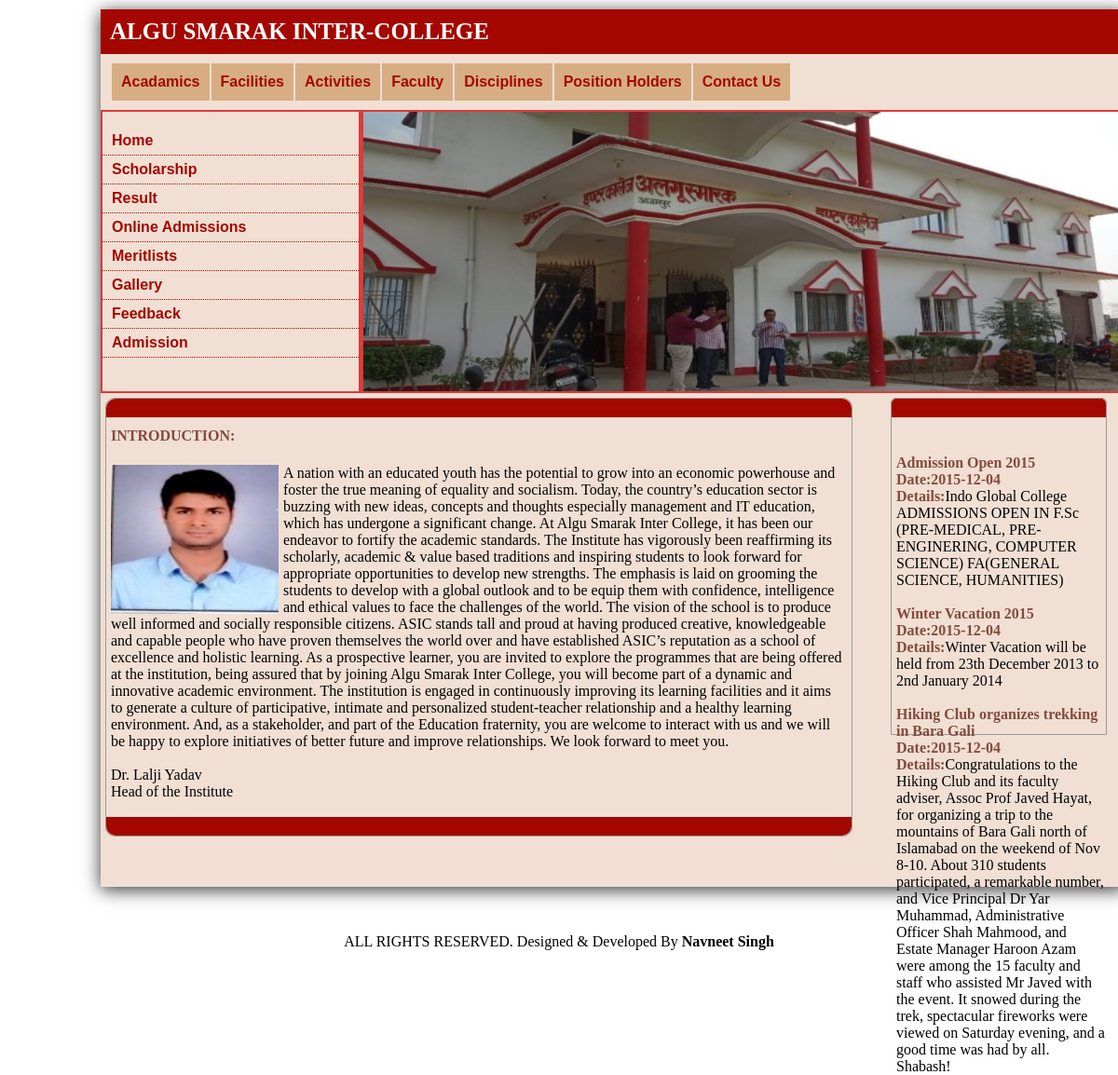
The page / on the database its author committed.
### tables this page shows
CREATE TABLE IF NOT EXISTS `news` (
  `nid` int(11) NOT NULL AUTO_INCREMENT,
  `heading` varchar(100) NOT NULL,
  `details` text NOT NULL,
  `date` date NOT NULL,
  PRIMARY KEY (`nid`)
);

### index.php (the view, shortened to what this page needs)
<?php
include 'config.php';
?>
<!DOCTYPE html PUBLIC "-//W3C//DTD XHTML 1.0 Transitional//EN" "http://www.w3.org/TR/xhtml1/DTD/xhtml1-transitional.dtd">
<html xmlns="http://www.w3.org/1999/xhtml">
<head>
<link rel="stylesheet" href="style.css" type="text/css" />
</head>
<body>
<div class="wrapper">
	<div id="header">ALGU SMARAK INTER-COLLEGE </div>
    <div id="menu">
             <?php
                include 'top-menu.php';
                ?>
              <br />
<br style="clear:both;" />
    </div>
    <div class="head">
    	<div class="sidebar_menu">
        	<ul>
            	<li><a href="index.php" title="Home">Home</a></li>
        <li><a href="scholarship.php" title="Scholarship">Scholarship</a></li>
        <li><a href="result.php" title="Result">Result</a></li>
        <li><a href="addmision_form.php" title="Online Admissions">Online Admissions</a></li>
        <li><a href="meritlist.php" title="Meritlists">Meritlists</a></li>
        <li><a href="gallery.php" title="Gallery">Gallery</a></li>
        <li><a href="user_feedback.php" title="Feedback">Feedback</a></li>
        <li><a href="all_admissions.php" title="Admission">Admission</a></li>
        	</ul>
        </div>
        <div id="slide">
        <img src="images/dav image.jpg" height="300px" width="100%" />
        </div>
    </div>
    <div class="content">
    	<div class="content_div"></div>
        <h4 class="bold">INTRODUCTION:</h4>
         <p class="para">
        <img src="images/p12.jpg" id="img" />
        A nation with an educated youth has the potential to grow into an economic powerhouse and foster the true meaning of equality and socialism.  Today, the country’s education sector is buzzing with new ideas, concepts and thoughts especially management and IT education, which has undergone a significant change.
At Algu Smarak Inter College, it has been our endeavor to fortify the academic standards. The Institute has vigorously been reaffirming its scholarly, academic & value based traditions and inspiring students to look forward for appropriate opportunities to develop new strengths. The emphasis is laid on grooming the students to develop with a global outlook and to be equip them with confidence, intelligence and  ethical values to face the challenges of the world. The vision of the school is to produce well informed and socially responsible citizens.
ASIC stands tall and proud at having produced creative, knowledgeable and capable people who have proven themselves the world over and have established ASIC’s reputation as a school of excellence and holistic learning.
As a prospective learner, you are invited to explore the programmes that are being offered at the institution, being assured that by joining Algu Smarak Inter College, you will become part of a dynamic and innovative academic environment. The institution is engaged in continuously improving its learning facilities and it aims to generate a culture of participative, intimate and personalized student-teacher relationship and a healthy learning environment.
And, as a stakeholder, and part of the Education fraternity, you are welcome to interact with us and we will be happy to explore initiatives of better future and improve relationships.
We look forward to meet you.
<br><br></b>
Dr. Lalji Yadav
<br>
Head of the Institute</b><br />
<br />
       <div class="content_foot"></div>
        </p>
    </div>
    <div class="sidebar">
    	<div class="sidebar_content"></div>
        <div class="ads">
        <marquee direction="up" scrollamount="2" id='scroll_stop' style="height:300px;" onMouseOver="document.getElementById('scroll_stop').stop();" onMouseOut="document.getElementById('scroll_stop').start();">
        <?php
        $result=mysqli_query($conn,"select * from  news");
		while($test=mysqli_fetch_array($result))
        {
        ?>
       <?php echo '<strong>'.$test['heading'].'</strong>'.'<br />';?>
        <?php echo '<strong>Date:'.$test['date'].'</strong>'.'<br />';?>
		 <?php echo '<strong>Details:</strong>'.$test['details'].'<br /><br/>';}?>
        </marquee>
        </div>
    </div>
    <br style="clear:both;" /><br /><br />
<br />
</div>
 <?php
 include 'footer.php';
 ?>
</body>
</html>

### style.css (style rules this page uses)
body { background:#FFF; }
.wrapper { height:auto; width:1100px; box-shadow: 0px 3px 18px #333333; background:#F1DFD3; margin:10px 100px 50px 100px; }
#header { background:#A40700; margin:0px; color:#FFF; font-size:25px; font-weight:bold; padding-top:10px; padding-left:10px; padding-bottom:10px; font-family:Georgia, serif; }
#menu { background:#F1DFD3; height:auto; margin:0px 0px 10px 0px; width:1100px; letter-spacing: -0px; }
.head { width:100%; height:304px; background:#DD3A3B; }
.sidebar_menu { height:300px; width:25%; background:#F1DFD3; border:solid 2px #DD3A3B; padding:0px auto auto -10px; float:left; }
.sidebar_menu ul li { list-style-type:none; border-bottom:dotted 1px #A40700; margin-left:-40px; padding-left:10px; }
.sidebar_menu ul li a { text-decoration:none; display:block; line-height:30px; font-family:Arial, Helvetica, sans-serif; font-weight:bold; color:#A40700; }
#slide { height:300px; width:74.2%; background:#F1DFD3; border:solid 2px #DD3A3B; float:right; }
.content { height:auto; background:#F1DFD3; border:#999 1px solid; width:800px; margin:5px auto auto 5px; border-radius:10px; float:left; }
.content_div { background-color:#A20800; height:20px; border-top-left-radius:10px; border-top-right-radius:10px; width:800px; float:left; }
.content_foot { background-color:#A20800; height:20px; border-bottom-left-radius:10px; border-bottom-right-radius:10px; width:800px; float:left; position:relative; }
.para { margin:0px 5px auto auto; padding-right:5px; text-align:left; margin-left:5px; padding-bottom:0px; height:auto; }
.bold { text-align:left; color:#834B3E; padding-top:10px; padding-left:5px; }
#img { height:160px; width:180px; float:left; padding-right:5px; vertical-align:top; }
.sidebar { height:auto; width:230px; border:#999 1px solid; float:right; margin:5px 20px auto 10px; border-top-left-radius:5px; border-top-right-radius:5px; }
.sidebar_content { background-color:#A20800; height:20px; border-top-left-radius:5px; border-top-right-radius:5px; width:230px; }
.ads { padding-left:5px; padding-top:40px; }
.ads strong { color:#834B3E; }

### rows shown on the page
news: heading "Admission Open 2015", date "2015-12-04", details "Indo Global College ADMISSIONS OPEN IN F.Sc (PRE-MEDICAL, PRE-ENGINERING, COMPUTER SCIENCE) FA(GENERAL SCIENCE, HUMANITIES)"
news: heading "Winter Vacation 2015", date "2015-12-04", details "Winter Vacation will be held from 23th December 2013 to 2nd January 2014"
news: heading "Hiking Club organizes trekking in Bara Gali", date "2015-12-04", details "Congratulations to the Hiking Club and its faculty adviser, Assoc Prof Javed Hayat, for organizing a trip to the mountains of Bara Gali north of Islamabad on the weekend of Nov 8-10. About 310 students participated, a remarkable number, and Vice Principal Dr Yar Muhammad, Administrative Officer Shah Mahmood, and Estate Manager Haroon Azam were among the 15 faculty and staff who assisted Mr Javed with the event. It snowed during the trek, spectacular fireworks were viewed on Saturday evening, and a good time was had by all. Shabash!"
